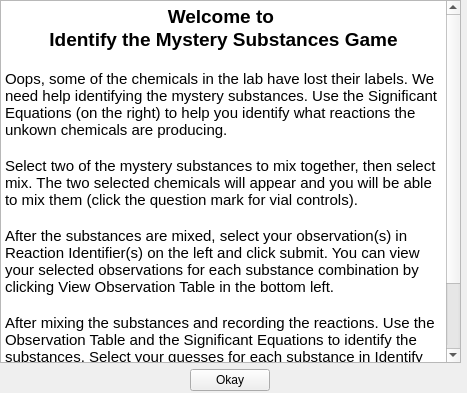
<?xml version="1.0" encoding="UTF-8"?>
<ui version="4.0">
 <class>WelcomeInstructionsWindow</class>
 <widget class="QWidget" name="WelcomeInstructionsWindow">
  <property name="geometry">
   <rect>
    <x>0</x>
    <y>0</y>
    <width>467</width>
    <height>393</height>
   </rect>
  </property>
  <property name="windowTitle">
   <string>Form</string>
  </property>
  <widget class="QWidget" name="">
   <property name="geometry">
    <rect>
     <x>0</x>
     <y>0</y>
     <width>461</width>
     <height>391</height>
    </rect>
   </property>
   <layout class="QVBoxLayout" name="verticalLayout">
    <item>
     <widget class="QTextEdit" name="textEdit">
      <property name="readOnly">
       <bool>true</bool>
      </property>
      <property name="html">
       <string>&lt;!DOCTYPE HTML PUBLIC &quot;-//W3C//DTD HTML 4.0//EN&quot; &quot;http://www.w3.org/TR/REC-html40/strict.dtd&quot;&gt;
&lt;html&gt;&lt;head&gt;&lt;meta name=&quot;qrichtext&quot; content=&quot;1&quot; /&gt;&lt;meta charset=&quot;utf-8&quot; /&gt;&lt;style type=&quot;text/css&quot;&gt;
p, li { white-space: pre-wrap; }
hr { height: 1px; border-width: 0; }
li.unchecked::marker { content: &quot;\2610&quot;; }
li.checked::marker { content: &quot;\2612&quot;; }
&lt;/style&gt;&lt;/head&gt;&lt;body style=&quot; font-family:'Segoe UI'; font-size:9pt; font-weight:400; font-style:normal;&quot;&gt;
&lt;p align=&quot;center&quot; style=&quot; margin-top:0px; margin-bottom:0px; margin-left:0px; margin-right:0px; -qt-block-indent:0; text-indent:0px;&quot;&gt;&lt;span style=&quot; font-size:14pt; font-weight:700;&quot;&gt;Welcome to &lt;/span&gt;&lt;/p&gt;
&lt;p align=&quot;center&quot; style=&quot; margin-top:0px; margin-bottom:0px; margin-left:0px; margin-right:0px; -qt-block-indent:0; text-indent:0px;&quot;&gt;&lt;span style=&quot; font-size:14pt; font-weight:700;&quot;&gt;Identify the Mystery Substances Game&lt;/span&gt;&lt;/p&gt;
&lt;p style=&quot;-qt-paragraph-type:empty; margin-top:0px; margin-bottom:0px; margin-left:0px; margin-right:0px; -qt-block-indent:0; text-indent:0px; font-size:12pt; font-weight:700;&quot;&gt;&lt;br /&gt;&lt;/p&gt;
&lt;p style=&quot; margin-top:0px; margin-bottom:0px; margin-left:0px; margin-right:0px; -qt-block-indent:0; text-indent:0px;&quot;&gt;&lt;a name=&quot;docs-internal-guid-738663e3-7fff-404b-5229-63592d02d3bc&quot;&gt;&lt;/a&gt;&lt;span style=&quot; font-family:'Arial','sans-serif'; font-size:11pt; color:#000000; background-color:transparent;&quot;&gt;O&lt;/span&gt;&lt;span style=&quot; font-family:'Arial','sans-serif'; font-size:11pt; color:#000000; background-color:transparent;&quot;&gt;ops, some of the chemicals in the lab have lost their labels. We need help identifying the mystery substances. Use the Significant Equations (on the right) to help you identify what reactions the unkown chemicals are producing. &lt;/span&gt;&lt;/p&gt;
&lt;p style=&quot;-qt-paragraph-type:empty; margin-top:0px; margin-bottom:0px; margin-left:0px; margin-right:0px; -qt-block-indent:0; text-indent:0px; font-family:'Arial','sans-serif'; font-size:11pt; color:#000000;&quot;&gt;&lt;br /&gt;&lt;/p&gt;
&lt;p style=&quot; margin-top:0px; margin-bottom:0px; margin-left:0px; margin-right:0px; -qt-block-indent:0; text-indent:0px;&quot;&gt;&lt;span style=&quot; font-family:'Arial','sans-serif'; font-size:11pt; color:#000000; background-color:transparent;&quot;&gt;Select two of the mystery substances to mix together, then select mix. The two selected chemicals will appear and you will be able to mix them (click the question mark for vial controls).&lt;/span&gt;&lt;/p&gt;
&lt;p style=&quot;-qt-paragraph-type:empty; margin-top:0px; margin-bottom:0px; margin-left:0px; margin-right:0px; -qt-block-indent:0; text-indent:0px; font-family:'Arial','sans-serif'; font-size:11pt; color:#000000;&quot;&gt;&lt;br /&gt;&lt;/p&gt;
&lt;p style=&quot; margin-top:0px; margin-bottom:0px; margin-left:0px; margin-right:0px; -qt-block-indent:0; text-indent:0px;&quot;&gt;&lt;span style=&quot; font-family:'Arial','sans-serif'; font-size:11pt; color:#000000; background-color:transparent;&quot;&gt;After the substances are mixed, select your observation(s) in Reaction Identifier(s) on the left and click submit. You can view your selected observations for each substance combination by clicking View Observation Table in the bottom left.&lt;/span&gt;&lt;/p&gt;
&lt;p style=&quot;-qt-paragraph-type:empty; margin-top:0px; margin-bottom:0px; margin-left:0px; margin-right:0px; -qt-block-indent:0; text-indent:0px; font-family:'Arial','sans-serif'; font-size:11pt; color:#000000;&quot;&gt;&lt;br /&gt;&lt;/p&gt;
&lt;p style=&quot; margin-top:0px; margin-bottom:0px; margin-left:0px; margin-right:0px; -qt-block-indent:0; text-indent:0px;&quot;&gt;&lt;span style=&quot; font-family:'Arial','sans-serif'; font-size:11pt; color:#000000; background-color:transparent;&quot;&gt;After mixing the substances and recording the reactions. Use the Observation Table and the Significant Equations to identify the substances. Select your guesses for each substance in Identify Substances. When you are ready, click submit to see if you are right and move to the next level. Click the help button for guidance.&lt;/span&gt;&lt;/p&gt;
&lt;p style=&quot; margin-top:0px; margin-bottom:0px; margin-left:0px; margin-right:0px; -qt-block-indent:0; text-indent:0px;&quot;&gt;&lt;br /&gt;&lt;/p&gt;&lt;/body&gt;&lt;/html&gt;</string>
      </property>
     </widget>
    </item>
    <item alignment="Qt::AlignHCenter">
     <widget class="QPushButton" name="pushButton">
      <property name="maximumSize">
       <size>
        <width>100</width>
        <height>16777215</height>
       </size>
      </property>
      <property name="text">
       <string>Okay</string>
      </property>
     </widget>
    </item>
   </layout>
  </widget>
 </widget>
 <resources/>
 <connections/>
</ui>
